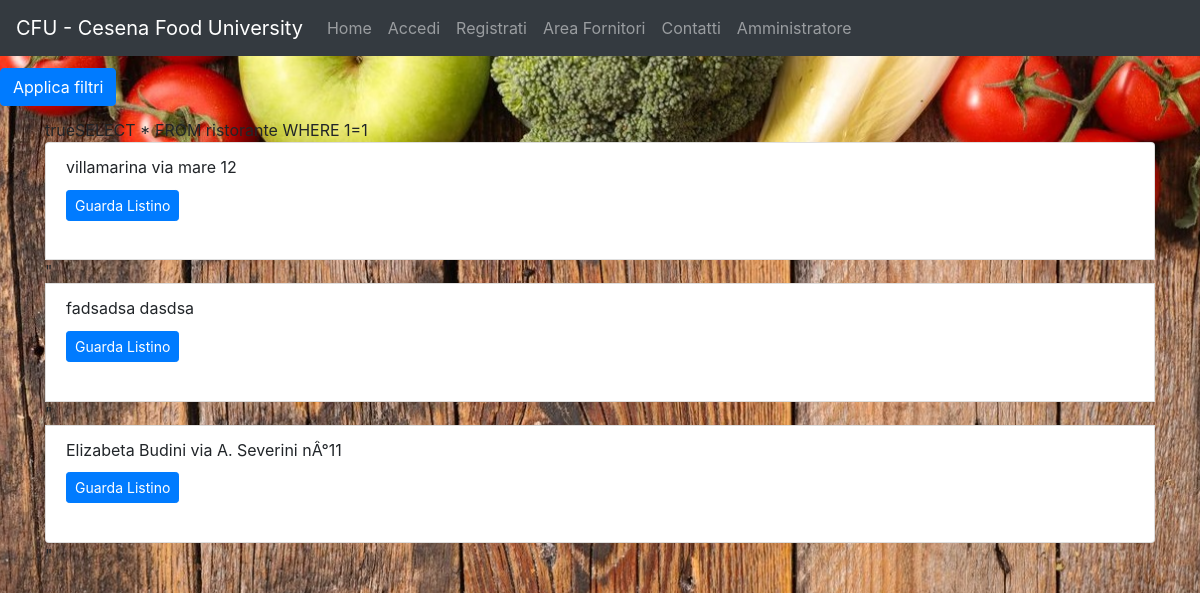
The page /codice/php/ricerca.php on the database its author committed.
### tables this page shows
CREATE TABLE `ristorante` (
  `id` int(11) NOT NULL,
  `email_proprietario` varchar(40) NOT NULL,
  `nome` varchar(20) NOT NULL,
  `indirizzo` varchar(40) NOT NULL,
  `nome_categoria` varchar(20) DEFAULT NULL,
  `info` varchar(100) DEFAULT NULL,
  `rating` int(11) NOT NULL,
  `approvato` tinyint(1) NOT NULL DEFAULT '0'
);

### codice/php/ricerca.php (the view, shortened to what this page needs)
<!DOCTYPE html>
<html lang="it" dir="ltr">
  <head>
    <link rel="stylesheet" href="./../css/bootstrap.min.css">
    <link href="./../css/full.css" rel="stylesheet">
    <link href="./../css/menubar.css" rel="stylesheet">
    <link href="./../css/footer.css" rel="stylesheet">
    <link href="./../css/search.css" rel="stylesheet">
    <link href="./../css/sidebar.css" rel="stylesheet">
  </head>
  <body>
  <?php $current= "home";
	include 'menu.php';?>
  <button class=" btn btn-primary" type="button" name="button"  onclick="openNav()">Applica filtri</button>
 <div class="container">
  <?php
  $servername = "localhost";
  $username = "root";
  $password = "";
  $dbname = "cfu";
  $conn = new mysqli($servername, $username, $password, $dbname);
  $filter = array();
    echo 'true';
  $query = 'SELECT * FROM ristorante WHERE 1=1'.implode(' AND ', $filter);
  echo $query;
  echo "<ul class='list-group'>";
  foreach($conn->query($query) as $row)
  {
  echo '
  <li class="list-group-item">'.$row["nome"].'
  '.$row["nome_categoria"].'
  '.$row["indirizzo"].'
  <form action="ristorante.php" method="post" name ="seleziona" id="seleziona">
    <input type = "hidden" name="id_ristorante" value="'.$row["id"].'">
    <button class="btn btn-sm btn-primary " id = "submit" type="submit" >Guarda Listino</button>
  </form>
  </li>"';
  }
  echo "</ul>";
    ?>
  </div>
  </body>
</html>

### codice/css/full.css (style rules this page uses)
body { background: url('./../resources/bg.jpg') no-repeat center center fixed; -webkit-background-size: cover; -moz-background-size: cover; background-size: cover; -o-background-size: cover; }

### codice/css/footer.css (style rules this page uses)
body { padding-bottom: 120px; }

### codice/css/search.css (style rules this page uses)
.btn { margin-top: 1%; margin-bottom: 1%; margin-right: 1%; }

### rows shown on the page
ristorante: nome "villamarina", indirizzo "via mare 12"
ristorante: nome "fadsadsa", indirizzo "dasdsa"
ristorante: nome "Elizabeta Budini", indirizzo "via A. Severini nÂ°11"

### other values the page prints
$query "SELECT * FROM ristorante WHERE 1=1"
